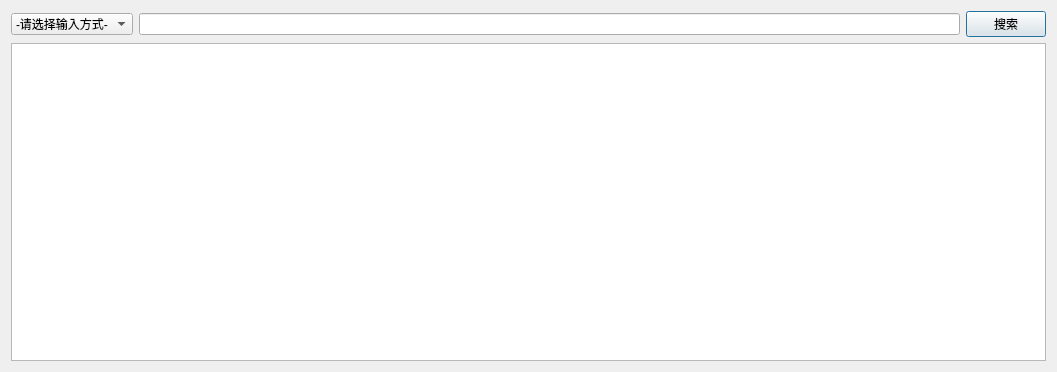
<?xml version="1.0" encoding="UTF-8"?>
<ui version="4.0">
 <class>Dialog2</class>
 <widget class="QDialog" name="Dialog2">
  <property name="geometry">
   <rect>
    <x>0</x>
    <y>0</y>
    <width>1057</width>
    <height>372</height>
   </rect>
  </property>
  <property name="windowTitle">
   <string>查询日程</string>
  </property>
  <property name="windowIcon">
   <iconset resource="pic.qrc">
    <normaloff>:/ico/date.ico</normaloff>:/ico/date.ico</iconset>
  </property>
  <layout class="QVBoxLayout" name="verticalLayout">
   <item>
    <layout class="QHBoxLayout" name="horizontalLayout">
     <item>
      <widget class="QComboBox" name="cbb_method">
       <item>
        <property name="text">
         <string>-请选择输入方式-</string>
        </property>
       </item>
       <item>
        <property name="text">
         <string>主题</string>
        </property>
       </item>
       <item>
        <property name="text">
         <string>地点</string>
        </property>
       </item>
       <item>
        <property name="text">
         <string>备注</string>
        </property>
       </item>
      </widget>
     </item>
     <item>
      <widget class="QLineEdit" name="le_cnt"/>
     </item>
     <item>
      <widget class="QPushButton" name="btn_search">
       <property name="text">
        <string>搜索</string>
       </property>
      </widget>
     </item>
    </layout>
   </item>
   <item>
    <widget class="QTableView" name="tableView"/>
   </item>
  </layout>
 </widget>
 <layoutdefault spacing="6" margin="11"/>
 <resources>
  <include location="pic.qrc"/>
 </resources>
 <connections/>
</ui>
